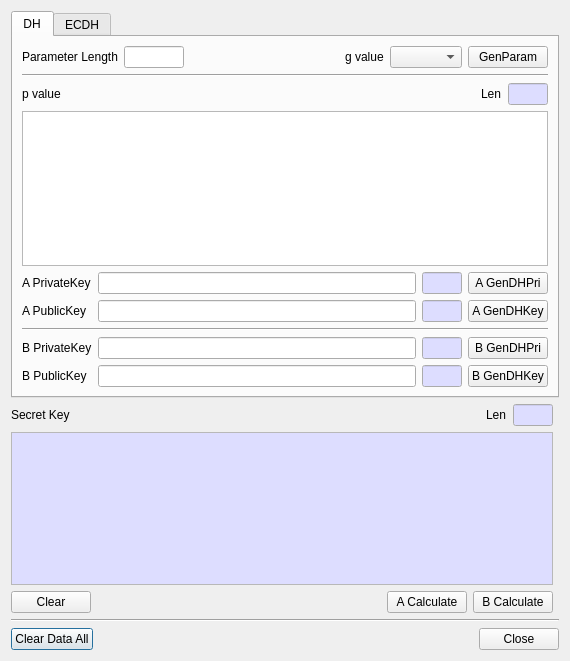
<?xml version="1.0" encoding="UTF-8"?>
<ui version="4.0">
 <class>KeyAgreeDlg</class>
 <widget class="QDialog" name="KeyAgreeDlg">
  <property name="geometry">
   <rect>
    <x>0</x>
    <y>0</y>
    <width>570</width>
    <height>661</height>
   </rect>
  </property>
  <property name="windowTitle">
   <string>Key Agreement</string>
  </property>
  <layout class="QGridLayout" name="gridLayout">
   <item row="5" column="0" colspan="2">
    <widget class="Line" name="line_5">
     <property name="orientation">
      <enum>Qt::Horizontal</enum>
     </property>
    </widget>
   </item>
   <item row="3" column="0">
    <widget class="QPlainTextEdit" name="mSecretKeyText">
     <property name="palette">
      <palette>
       <active>
        <colorrole role="Base">
         <brush brushstyle="SolidPattern">
          <color alpha="255">
           <red>221</red>
           <green>221</green>
           <blue>255</blue>
          </color>
         </brush>
        </colorrole>
       </active>
       <inactive>
        <colorrole role="Base">
         <brush brushstyle="SolidPattern">
          <color alpha="255">
           <red>221</red>
           <green>221</green>
           <blue>255</blue>
          </color>
         </brush>
        </colorrole>
       </inactive>
       <disabled>
        <colorrole role="Base">
         <brush brushstyle="SolidPattern">
          <color alpha="255">
           <red>240</red>
           <green>240</green>
           <blue>240</blue>
          </color>
         </brush>
        </colorrole>
       </disabled>
      </palette>
     </property>
     <property name="readOnly">
      <bool>true</bool>
     </property>
    </widget>
   </item>
   <item row="6" column="0" colspan="2">
    <layout class="QHBoxLayout" name="horizontalLayout">
     <item>
      <widget class="QPushButton" name="mClearDataAllBtn">
       <property name="text">
        <string>Clear Data All</string>
       </property>
      </widget>
     </item>
     <item>
      <spacer name="horizontalSpacer">
       <property name="orientation">
        <enum>Qt::Horizontal</enum>
       </property>
       <property name="sizeHint" stdset="0">
        <size>
         <width>40</width>
         <height>20</height>
        </size>
       </property>
      </spacer>
     </item>
     <item>
      <widget class="QPushButton" name="mCloseBtn">
       <property name="text">
        <string>Close</string>
       </property>
      </widget>
     </item>
    </layout>
   </item>
   <item row="0" column="0" colspan="2">
    <widget class="QTabWidget" name="mTabWidget">
     <property name="currentIndex">
      <number>0</number>
     </property>
     <widget class="QWidget" name="mDHTab">
      <attribute name="title">
       <string>DH</string>
      </attribute>
      <layout class="QGridLayout" name="gridLayout_6">
       <item row="1" column="0" colspan="4">
        <widget class="Line" name="line_3">
         <property name="orientation">
          <enum>Qt::Horizontal</enum>
         </property>
        </widget>
       </item>
       <item row="8" column="1">
        <widget class="QLineEdit" name="mBPublicKeyText"/>
       </item>
       <item row="7" column="1">
        <widget class="QLineEdit" name="mBPrivateKeyText"/>
       </item>
       <item row="8" column="2">
        <widget class="QLineEdit" name="mBPublicKeyLenText">
         <property name="minimumSize">
          <size>
           <width>40</width>
           <height>0</height>
          </size>
         </property>
         <property name="maximumSize">
          <size>
           <width>40</width>
           <height>16777215</height>
          </size>
         </property>
         <property name="palette">
          <palette>
           <active>
            <colorrole role="Base">
             <brush brushstyle="SolidPattern">
              <color alpha="255">
               <red>221</red>
               <green>221</green>
               <blue>255</blue>
              </color>
             </brush>
            </colorrole>
           </active>
           <inactive>
            <colorrole role="Base">
             <brush brushstyle="SolidPattern">
              <color alpha="255">
               <red>221</red>
               <green>221</green>
               <blue>255</blue>
              </color>
             </brush>
            </colorrole>
           </inactive>
           <disabled>
            <colorrole role="Base">
             <brush brushstyle="SolidPattern">
              <color alpha="255">
               <red>240</red>
               <green>240</green>
               <blue>240</blue>
              </color>
             </brush>
            </colorrole>
           </disabled>
          </palette>
         </property>
         <property name="readOnly">
          <bool>true</bool>
         </property>
        </widget>
       </item>
       <item row="4" column="1">
        <widget class="QLineEdit" name="mAPrivateKeyText"/>
       </item>
       <item row="7" column="0">
        <widget class="QLabel" name="label_10">
         <property name="text">
          <string>B PrivateKey</string>
         </property>
        </widget>
       </item>
       <item row="2" column="0" colspan="4">
        <layout class="QGridLayout" name="gridLayout_10">
         <property name="topMargin">
          <number>0</number>
         </property>
         <item row="0" column="1">
          <spacer name="horizontalSpacer_3">
           <property name="orientation">
            <enum>Qt::Horizontal</enum>
           </property>
           <property name="sizeHint" stdset="0">
            <size>
             <width>40</width>
             <height>20</height>
            </size>
           </property>
          </spacer>
         </item>
         <item row="0" column="2">
          <widget class="QLabel" name="label_15">
           <property name="text">
            <string>Len</string>
           </property>
          </widget>
         </item>
         <item row="0" column="3">
          <widget class="QLineEdit" name="mPLenText">
           <property name="minimumSize">
            <size>
             <width>40</width>
             <height>0</height>
            </size>
           </property>
           <property name="maximumSize">
            <size>
             <width>40</width>
             <height>16777215</height>
            </size>
           </property>
           <property name="palette">
            <palette>
             <active>
              <colorrole role="Base">
               <brush brushstyle="SolidPattern">
                <color alpha="255">
                 <red>221</red>
                 <green>221</green>
                 <blue>255</blue>
                </color>
               </brush>
              </colorrole>
             </active>
             <inactive>
              <colorrole role="Base">
               <brush brushstyle="SolidPattern">
                <color alpha="255">
                 <red>221</red>
                 <green>221</green>
                 <blue>255</blue>
                </color>
               </brush>
              </colorrole>
             </inactive>
             <disabled>
              <colorrole role="Base">
               <brush brushstyle="SolidPattern">
                <color alpha="255">
                 <red>240</red>
                 <green>240</green>
                 <blue>240</blue>
                </color>
               </brush>
              </colorrole>
             </disabled>
            </palette>
           </property>
           <property name="readOnly">
            <bool>true</bool>
           </property>
          </widget>
         </item>
         <item row="0" column="0">
          <widget class="QLabel" name="label_5">
           <property name="text">
            <string>p value</string>
           </property>
          </widget>
         </item>
        </layout>
       </item>
       <item row="5" column="1">
        <widget class="QLineEdit" name="mAPublicKeyText"/>
       </item>
       <item row="5" column="0">
        <widget class="QLabel" name="label_9">
         <property name="text">
          <string>A PublicKey</string>
         </property>
        </widget>
       </item>
       <item row="5" column="3">
        <widget class="QPushButton" name="mAGenDHKeyBtn">
         <property name="minimumSize">
          <size>
           <width>0</width>
           <height>0</height>
          </size>
         </property>
         <property name="text">
          <string>A GenDHKey</string>
         </property>
        </widget>
       </item>
       <item row="8" column="3">
        <widget class="QPushButton" name="mBGenDHKeyBtn">
         <property name="text">
          <string>B GenDHKey</string>
         </property>
        </widget>
       </item>
       <item row="8" column="0">
        <widget class="QLabel" name="label_11">
         <property name="text">
          <string>B PublicKey</string>
         </property>
        </widget>
       </item>
       <item row="7" column="2">
        <widget class="QLineEdit" name="mBPrivateKeyLenText">
         <property name="minimumSize">
          <size>
           <width>40</width>
           <height>0</height>
          </size>
         </property>
         <property name="maximumSize">
          <size>
           <width>40</width>
           <height>16777215</height>
          </size>
         </property>
         <property name="palette">
          <palette>
           <active>
            <colorrole role="Base">
             <brush brushstyle="SolidPattern">
              <color alpha="255">
               <red>221</red>
               <green>221</green>
               <blue>255</blue>
              </color>
             </brush>
            </colorrole>
           </active>
           <inactive>
            <colorrole role="Base">
             <brush brushstyle="SolidPattern">
              <color alpha="255">
               <red>221</red>
               <green>221</green>
               <blue>255</blue>
              </color>
             </brush>
            </colorrole>
           </inactive>
           <disabled>
            <colorrole role="Base">
             <brush brushstyle="SolidPattern">
              <color alpha="255">
               <red>240</red>
               <green>240</green>
               <blue>240</blue>
              </color>
             </brush>
            </colorrole>
           </disabled>
          </palette>
         </property>
         <property name="readOnly">
          <bool>true</bool>
         </property>
        </widget>
       </item>
       <item row="4" column="3">
        <widget class="QPushButton" name="mADHPriBtn">
         <property name="text">
          <string>A GenDHPri</string>
         </property>
        </widget>
       </item>
       <item row="4" column="2">
        <widget class="QLineEdit" name="mAPrivateKeyLenText">
         <property name="minimumSize">
          <size>
           <width>40</width>
           <height>0</height>
          </size>
         </property>
         <property name="maximumSize">
          <size>
           <width>40</width>
           <height>16777215</height>
          </size>
         </property>
         <property name="palette">
          <palette>
           <active>
            <colorrole role="Base">
             <brush brushstyle="SolidPattern">
              <color alpha="255">
               <red>221</red>
               <green>221</green>
               <blue>255</blue>
              </color>
             </brush>
            </colorrole>
           </active>
           <inactive>
            <colorrole role="Base">
             <brush brushstyle="SolidPattern">
              <color alpha="255">
               <red>221</red>
               <green>221</green>
               <blue>255</blue>
              </color>
             </brush>
            </colorrole>
           </inactive>
           <disabled>
            <colorrole role="Base">
             <brush brushstyle="SolidPattern">
              <color alpha="255">
               <red>240</red>
               <green>240</green>
               <blue>240</blue>
              </color>
             </brush>
            </colorrole>
           </disabled>
          </palette>
         </property>
         <property name="readOnly">
          <bool>true</bool>
         </property>
        </widget>
       </item>
       <item row="0" column="0" colspan="4">
        <layout class="QGridLayout" name="gridLayout_12">
         <property name="topMargin">
          <number>0</number>
         </property>
         <item row="0" column="4">
          <widget class="QComboBox" name="mGCombo"/>
         </item>
         <item row="0" column="3">
          <widget class="QLabel" name="label_4">
           <property name="text">
            <string>g value</string>
           </property>
          </widget>
         </item>
         <item row="0" column="1">
          <widget class="QLineEdit" name="mLengthText">
           <property name="maximumSize">
            <size>
             <width>60</width>
             <height>16777215</height>
            </size>
           </property>
          </widget>
         </item>
         <item row="0" column="5">
          <widget class="QPushButton" name="mGenParamBtn">
           <property name="text">
            <string>GenParam</string>
           </property>
          </widget>
         </item>
         <item row="0" column="0">
          <widget class="QLabel" name="label">
           <property name="text">
            <string>Parameter Length</string>
           </property>
          </widget>
         </item>
         <item row="0" column="2">
          <spacer name="horizontalSpacer_7">
           <property name="orientation">
            <enum>Qt::Horizontal</enum>
           </property>
           <property name="sizeHint" stdset="0">
            <size>
             <width>40</width>
             <height>20</height>
            </size>
           </property>
          </spacer>
         </item>
        </layout>
       </item>
       <item row="3" column="0" colspan="4">
        <widget class="QPlainTextEdit" name="mPText">
         <property name="minimumSize">
          <size>
           <width>400</width>
           <height>0</height>
          </size>
         </property>
        </widget>
       </item>
       <item row="5" column="2">
        <widget class="QLineEdit" name="mAPublicKeyLenText">
         <property name="minimumSize">
          <size>
           <width>40</width>
           <height>0</height>
          </size>
         </property>
         <property name="maximumSize">
          <size>
           <width>40</width>
           <height>16777215</height>
          </size>
         </property>
         <property name="palette">
          <palette>
           <active>
            <colorrole role="Base">
             <brush brushstyle="SolidPattern">
              <color alpha="255">
               <red>221</red>
               <green>221</green>
               <blue>255</blue>
              </color>
             </brush>
            </colorrole>
           </active>
           <inactive>
            <colorrole role="Base">
             <brush brushstyle="SolidPattern">
              <color alpha="255">
               <red>221</red>
               <green>221</green>
               <blue>255</blue>
              </color>
             </brush>
            </colorrole>
           </inactive>
           <disabled>
            <colorrole role="Base">
             <brush brushstyle="SolidPattern">
              <color alpha="255">
               <red>240</red>
               <green>240</green>
               <blue>240</blue>
              </color>
             </brush>
            </colorrole>
           </disabled>
          </palette>
         </property>
         <property name="readOnly">
          <bool>true</bool>
         </property>
        </widget>
       </item>
       <item row="7" column="3">
        <widget class="QPushButton" name="mBDHPriBtn">
         <property name="text">
          <string>B GenDHPri</string>
         </property>
        </widget>
       </item>
       <item row="4" column="0">
        <widget class="QLabel" name="label_8">
         <property name="text">
          <string>A PrivateKey</string>
         </property>
        </widget>
       </item>
       <item row="6" column="0" colspan="4">
        <widget class="Line" name="line_4">
         <property name="orientation">
          <enum>Qt::Horizontal</enum>
         </property>
        </widget>
       </item>
      </layout>
     </widget>
     <widget class="QWidget" name="mECDHTab">
      <attribute name="title">
       <string>ECDH</string>
      </attribute>
      <layout class="QGridLayout" name="gridLayout_5">
       <item row="3" column="2">
        <widget class="QLineEdit" name="mAECDHPubKeyLenText">
         <property name="minimumSize">
          <size>
           <width>40</width>
           <height>0</height>
          </size>
         </property>
         <property name="maximumSize">
          <size>
           <width>40</width>
           <height>16777215</height>
          </size>
         </property>
         <property name="palette">
          <palette>
           <active>
            <colorrole role="Base">
             <brush brushstyle="SolidPattern">
              <color alpha="255">
               <red>221</red>
               <green>221</green>
               <blue>255</blue>
              </color>
             </brush>
            </colorrole>
           </active>
           <inactive>
            <colorrole role="Base">
             <brush brushstyle="SolidPattern">
              <color alpha="255">
               <red>221</red>
               <green>221</green>
               <blue>255</blue>
              </color>
             </brush>
            </colorrole>
           </inactive>
           <disabled>
            <colorrole role="Base">
             <brush brushstyle="SolidPattern">
              <color alpha="255">
               <red>240</red>
               <green>240</green>
               <blue>240</blue>
              </color>
             </brush>
            </colorrole>
           </disabled>
          </palette>
         </property>
         <property name="readOnly">
          <bool>true</bool>
         </property>
        </widget>
       </item>
       <item row="7" column="0">
        <widget class="QLabel" name="label_14">
         <property name="text">
          <string>B PublicKey</string>
         </property>
        </widget>
       </item>
       <item row="8" column="0" colspan="3">
        <layout class="QGridLayout" name="gridLayout_9">
         <property name="topMargin">
          <number>0</number>
         </property>
         <item row="0" column="2">
          <widget class="QPushButton" name="mBGenKeyPairBtn">
           <property name="text">
            <string>GenKeyPair</string>
           </property>
          </widget>
         </item>
         <item row="0" column="4">
          <widget class="QPushButton" name="mBGenPubKeyBtn">
           <property name="text">
            <string>GenPubKey</string>
           </property>
          </widget>
         </item>
         <item row="1" column="2">
          <widget class="QPushButton" name="mBCheckPubKeyBtn">
           <property name="text">
            <string>CheckPubKey</string>
           </property>
          </widget>
         </item>
         <item row="0" column="3">
          <widget class="QPushButton" name="mBGenPriKeyBtn">
           <property name="text">
            <string>GenPriKey</string>
           </property>
          </widget>
         </item>
         <item row="0" column="5">
          <widget class="QPushButton" name="mBFindPriKeyBtn">
           <property name="text">
            <string>FindPriKey</string>
           </property>
          </widget>
         </item>
         <item row="1" column="3">
          <widget class="QPushButton" name="mBCheckKeyPairBtn">
           <property name="text">
            <string>CheckKeyPair</string>
           </property>
          </widget>
         </item>
         <item row="1" column="4">
          <widget class="QPushButton" name="mBGetFromManBtn">
           <property name="text">
            <string>GetFromManager</string>
           </property>
          </widget>
         </item>
        </layout>
       </item>
       <item row="9" column="0">
        <spacer name="verticalSpacer_2">
         <property name="orientation">
          <enum>Qt::Vertical</enum>
         </property>
         <property name="sizeHint" stdset="0">
          <size>
           <width>20</width>
           <height>40</height>
          </size>
         </property>
        </spacer>
       </item>
       <item row="4" column="0" colspan="3">
        <layout class="QGridLayout" name="gridLayout_11">
         <property name="topMargin">
          <number>0</number>
         </property>
         <item row="0" column="3">
          <widget class="QPushButton" name="mAGenPriKeyBtn">
           <property name="text">
            <string>GenPriKey</string>
           </property>
          </widget>
         </item>
         <item row="0" column="2">
          <widget class="QPushButton" name="mAGenKeyPairBtn">
           <property name="text">
            <string>GenKeyPair</string>
           </property>
          </widget>
         </item>
         <item row="1" column="2">
          <widget class="QPushButton" name="mACheckKeyPairBtn">
           <property name="text">
            <string>CheckKeyPair</string>
           </property>
          </widget>
         </item>
         <item row="0" column="4">
          <widget class="QPushButton" name="mAGenPubKeyBtn">
           <property name="text">
            <string>GenPubKey</string>
           </property>
          </widget>
         </item>
         <item row="1" column="3">
          <widget class="QPushButton" name="mACheckPubKeyBtn">
           <property name="text">
            <string>CheckPubKey</string>
           </property>
          </widget>
         </item>
         <item row="0" column="5">
          <widget class="QPushButton" name="mAFindPriKeyBtn">
           <property name="text">
            <string>FindPriKey</string>
           </property>
          </widget>
         </item>
         <item row="1" column="4">
          <widget class="QPushButton" name="mAGetFromManBtn">
           <property name="text">
            <string>GetFromManager</string>
           </property>
          </widget>
         </item>
        </layout>
       </item>
       <item row="6" column="2">
        <widget class="QLineEdit" name="mBECDHPriKeyLenText">
         <property name="minimumSize">
          <size>
           <width>40</width>
           <height>0</height>
          </size>
         </property>
         <property name="maximumSize">
          <size>
           <width>40</width>
           <height>16777215</height>
          </size>
         </property>
         <property name="palette">
          <palette>
           <active>
            <colorrole role="Base">
             <brush brushstyle="SolidPattern">
              <color alpha="255">
               <red>221</red>
               <green>221</green>
               <blue>255</blue>
              </color>
             </brush>
            </colorrole>
           </active>
           <inactive>
            <colorrole role="Base">
             <brush brushstyle="SolidPattern">
              <color alpha="255">
               <red>221</red>
               <green>221</green>
               <blue>255</blue>
              </color>
             </brush>
            </colorrole>
           </inactive>
           <disabled>
            <colorrole role="Base">
             <brush brushstyle="SolidPattern">
              <color alpha="255">
               <red>240</red>
               <green>240</green>
               <blue>240</blue>
              </color>
             </brush>
            </colorrole>
           </disabled>
          </palette>
         </property>
         <property name="readOnly">
          <bool>true</bool>
         </property>
        </widget>
       </item>
       <item row="1" column="0" colspan="3">
        <widget class="Line" name="line">
         <property name="orientation">
          <enum>Qt::Horizontal</enum>
         </property>
        </widget>
       </item>
       <item row="6" column="0">
        <widget class="QLabel" name="label_13">
         <property name="text">
          <string>B PrivateKey</string>
         </property>
        </widget>
       </item>
       <item row="3" column="1">
        <widget class="QLineEdit" name="mAECDHPubKeyText"/>
       </item>
       <item row="0" column="0" colspan="3">
        <layout class="QGridLayout" name="gridLayout_3">
         <property name="topMargin">
          <number>0</number>
         </property>
         <item row="0" column="0">
          <widget class="QLabel" name="label_12">
           <property name="minimumSize">
            <size>
             <width>80</width>
             <height>0</height>
            </size>
           </property>
           <property name="text">
            <string>Parameter</string>
           </property>
          </widget>
         </item>
         <item row="0" column="1">
          <widget class="QComboBox" name="mECDHParamCombo"/>
         </item>
         <item row="0" column="2">
          <widget class="QLineEdit" name="mECDHParamText">
           <property name="palette">
            <palette>
             <active>
              <colorrole role="Base">
               <brush brushstyle="SolidPattern">
                <color alpha="255">
                 <red>221</red>
                 <green>221</green>
                 <blue>255</blue>
                </color>
               </brush>
              </colorrole>
             </active>
             <inactive>
              <colorrole role="Base">
               <brush brushstyle="SolidPattern">
                <color alpha="255">
                 <red>221</red>
                 <green>221</green>
                 <blue>255</blue>
                </color>
               </brush>
              </colorrole>
             </inactive>
             <disabled/>
            </palette>
           </property>
           <property name="readOnly">
            <bool>true</bool>
           </property>
          </widget>
         </item>
        </layout>
       </item>
       <item row="6" column="1">
        <widget class="QLineEdit" name="mBECDHPriKeyText"/>
       </item>
       <item row="2" column="0">
        <widget class="QLabel" name="label_6">
         <property name="minimumSize">
          <size>
           <width>80</width>
           <height>0</height>
          </size>
         </property>
         <property name="text">
          <string>A PrivateKey</string>
         </property>
        </widget>
       </item>
       <item row="2" column="1">
        <widget class="QLineEdit" name="mAECDHPriKeyText"/>
       </item>
       <item row="7" column="2">
        <widget class="QLineEdit" name="mBECDHPubKeyLenText">
         <property name="minimumSize">
          <size>
           <width>40</width>
           <height>0</height>
          </size>
         </property>
         <property name="maximumSize">
          <size>
           <width>40</width>
           <height>16777215</height>
          </size>
         </property>
         <property name="palette">
          <palette>
           <active>
            <colorrole role="Base">
             <brush brushstyle="SolidPattern">
              <color alpha="255">
               <red>221</red>
               <green>221</green>
               <blue>255</blue>
              </color>
             </brush>
            </colorrole>
           </active>
           <inactive>
            <colorrole role="Base">
             <brush brushstyle="SolidPattern">
              <color alpha="255">
               <red>221</red>
               <green>221</green>
               <blue>255</blue>
              </color>
             </brush>
            </colorrole>
           </inactive>
           <disabled>
            <colorrole role="Base">
             <brush brushstyle="SolidPattern">
              <color alpha="255">
               <red>240</red>
               <green>240</green>
               <blue>240</blue>
              </color>
             </brush>
            </colorrole>
           </disabled>
          </palette>
         </property>
         <property name="readOnly">
          <bool>true</bool>
         </property>
        </widget>
       </item>
       <item row="2" column="2">
        <widget class="QLineEdit" name="mAECDHPriKeyLenText">
         <property name="minimumSize">
          <size>
           <width>40</width>
           <height>0</height>
          </size>
         </property>
         <property name="maximumSize">
          <size>
           <width>40</width>
           <height>16777215</height>
          </size>
         </property>
         <property name="palette">
          <palette>
           <active>
            <colorrole role="Base">
             <brush brushstyle="SolidPattern">
              <color alpha="255">
               <red>221</red>
               <green>221</green>
               <blue>255</blue>
              </color>
             </brush>
            </colorrole>
           </active>
           <inactive>
            <colorrole role="Base">
             <brush brushstyle="SolidPattern">
              <color alpha="255">
               <red>221</red>
               <green>221</green>
               <blue>255</blue>
              </color>
             </brush>
            </colorrole>
           </inactive>
           <disabled>
            <colorrole role="Base">
             <brush brushstyle="SolidPattern">
              <color alpha="255">
               <red>240</red>
               <green>240</green>
               <blue>240</blue>
              </color>
             </brush>
            </colorrole>
           </disabled>
          </palette>
         </property>
         <property name="readOnly">
          <bool>true</bool>
         </property>
        </widget>
       </item>
       <item row="3" column="0">
        <widget class="QLabel" name="label_7">
         <property name="text">
          <string>A PublicKey</string>
         </property>
        </widget>
       </item>
       <item row="7" column="1">
        <widget class="QLineEdit" name="mBECDHPubKeyText"/>
       </item>
       <item row="5" column="0" colspan="3">
        <widget class="Line" name="line_2">
         <property name="orientation">
          <enum>Qt::Horizontal</enum>
         </property>
        </widget>
       </item>
      </layout>
     </widget>
    </widget>
   </item>
   <item row="1" column="0">
    <spacer name="verticalSpacer">
     <property name="orientation">
      <enum>Qt::Vertical</enum>
     </property>
     <property name="sizeHint" stdset="0">
      <size>
       <width>20</width>
       <height>40</height>
      </size>
     </property>
    </spacer>
   </item>
   <item row="2" column="0">
    <layout class="QGridLayout" name="gridLayout_4">
     <property name="topMargin">
      <number>0</number>
     </property>
     <item row="0" column="3">
      <widget class="QLineEdit" name="mSecretKeyLenText">
       <property name="minimumSize">
        <size>
         <width>40</width>
         <height>0</height>
        </size>
       </property>
       <property name="maximumSize">
        <size>
         <width>40</width>
         <height>16777215</height>
        </size>
       </property>
       <property name="palette">
        <palette>
         <active>
          <colorrole role="Base">
           <brush brushstyle="SolidPattern">
            <color alpha="255">
             <red>221</red>
             <green>221</green>
             <blue>255</blue>
            </color>
           </brush>
          </colorrole>
         </active>
         <inactive>
          <colorrole role="Base">
           <brush brushstyle="SolidPattern">
            <color alpha="255">
             <red>221</red>
             <green>221</green>
             <blue>255</blue>
            </color>
           </brush>
          </colorrole>
         </inactive>
         <disabled>
          <colorrole role="Base">
           <brush brushstyle="SolidPattern">
            <color alpha="255">
             <red>240</red>
             <green>240</green>
             <blue>240</blue>
            </color>
           </brush>
          </colorrole>
         </disabled>
        </palette>
       </property>
       <property name="readOnly">
        <bool>true</bool>
       </property>
      </widget>
     </item>
     <item row="0" column="1">
      <spacer name="horizontalSpacer_2">
       <property name="orientation">
        <enum>Qt::Horizontal</enum>
       </property>
       <property name="sizeHint" stdset="0">
        <size>
         <width>40</width>
         <height>20</height>
        </size>
       </property>
      </spacer>
     </item>
     <item row="0" column="0">
      <widget class="QLabel" name="label_2">
       <property name="text">
        <string>Secret Key</string>
       </property>
      </widget>
     </item>
     <item row="0" column="2">
      <widget class="QLabel" name="label_3">
       <property name="text">
        <string>Len</string>
       </property>
      </widget>
     </item>
    </layout>
   </item>
   <item row="4" column="0">
    <layout class="QGridLayout" name="gridLayout_2">
     <property name="topMargin">
      <number>0</number>
     </property>
     <item row="0" column="3">
      <widget class="QPushButton" name="mBCalcBtn">
       <property name="text">
        <string>B Calculate</string>
       </property>
      </widget>
     </item>
     <item row="0" column="0">
      <widget class="QPushButton" name="mSecretClearBtn">
       <property name="text">
        <string>Clear</string>
       </property>
      </widget>
     </item>
     <item row="0" column="2">
      <widget class="QPushButton" name="mACalcBtn">
       <property name="text">
        <string>A Calculate</string>
       </property>
      </widget>
     </item>
     <item row="0" column="1">
      <spacer name="horizontalSpacer_8">
       <property name="orientation">
        <enum>Qt::Horizontal</enum>
       </property>
       <property name="sizeHint" stdset="0">
        <size>
         <width>40</width>
         <height>20</height>
        </size>
       </property>
      </spacer>
     </item>
    </layout>
   </item>
  </layout>
 </widget>
 <tabstops>
  <tabstop>mTabWidget</tabstop>
  <tabstop>mLengthText</tabstop>
  <tabstop>mGCombo</tabstop>
  <tabstop>mGenParamBtn</tabstop>
  <tabstop>mPLenText</tabstop>
  <tabstop>mPText</tabstop>
  <tabstop>mAPrivateKeyText</tabstop>
  <tabstop>mAPrivateKeyLenText</tabstop>
  <tabstop>mADHPriBtn</tabstop>
  <tabstop>mAPublicKeyText</tabstop>
  <tabstop>mAPublicKeyLenText</tabstop>
  <tabstop>mAGenDHKeyBtn</tabstop>
  <tabstop>mBPrivateKeyText</tabstop>
  <tabstop>mBPrivateKeyLenText</tabstop>
  <tabstop>mBDHPriBtn</tabstop>
  <tabstop>mBPublicKeyText</tabstop>
  <tabstop>mBPublicKeyLenText</tabstop>
  <tabstop>mBGenDHKeyBtn</tabstop>
  <tabstop>mECDHParamCombo</tabstop>
  <tabstop>mECDHParamText</tabstop>
  <tabstop>mAECDHPriKeyText</tabstop>
  <tabstop>mAECDHPriKeyLenText</tabstop>
  <tabstop>mAECDHPubKeyText</tabstop>
  <tabstop>mAECDHPubKeyLenText</tabstop>
  <tabstop>mAGenKeyPairBtn</tabstop>
  <tabstop>mAGenPriKeyBtn</tabstop>
  <tabstop>mAGenPubKeyBtn</tabstop>
  <tabstop>mAFindPriKeyBtn</tabstop>
  <tabstop>mACheckKeyPairBtn</tabstop>
  <tabstop>mACheckPubKeyBtn</tabstop>
  <tabstop>mAGetFromManBtn</tabstop>
  <tabstop>mBECDHPriKeyText</tabstop>
  <tabstop>mBECDHPriKeyLenText</tabstop>
  <tabstop>mBECDHPubKeyText</tabstop>
  <tabstop>mBECDHPubKeyLenText</tabstop>
  <tabstop>mBGenKeyPairBtn</tabstop>
  <tabstop>mBGenPriKeyBtn</tabstop>
  <tabstop>mBGenPubKeyBtn</tabstop>
  <tabstop>mBFindPriKeyBtn</tabstop>
  <tabstop>mBCheckPubKeyBtn</tabstop>
  <tabstop>mBCheckKeyPairBtn</tabstop>
  <tabstop>mBGetFromManBtn</tabstop>
  <tabstop>mSecretKeyLenText</tabstop>
  <tabstop>mSecretKeyText</tabstop>
  <tabstop>mSecretClearBtn</tabstop>
  <tabstop>mACalcBtn</tabstop>
  <tabstop>mBCalcBtn</tabstop>
  <tabstop>mClearDataAllBtn</tabstop>
  <tabstop>mCloseBtn</tabstop>
 </tabstops>
 <resources/>
 <connections/>
</ui>
